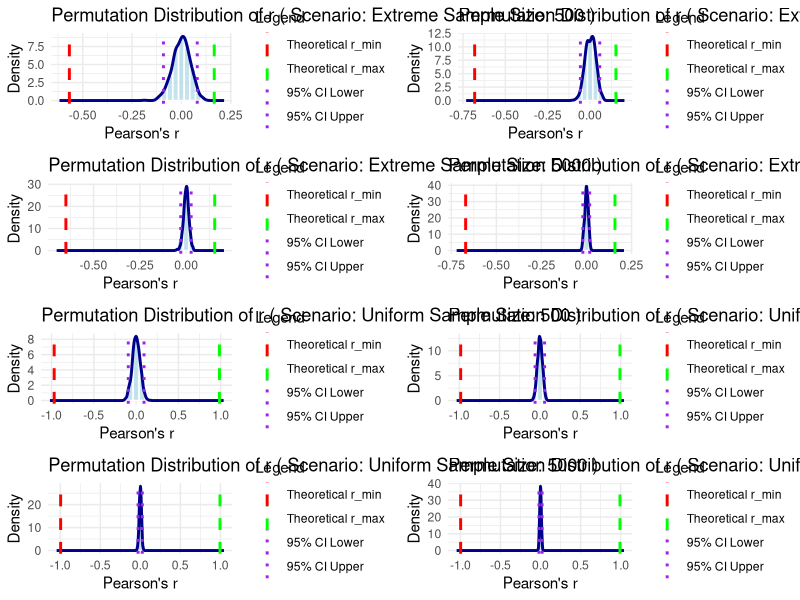
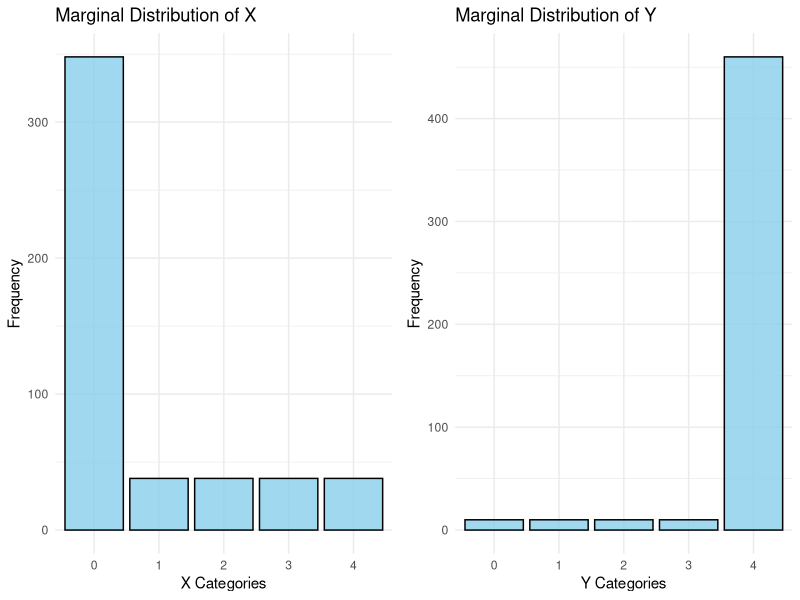

The R source for these figures, in order:
# Load required libraries
library(ggplot2)
library(gridExtra)
library(dplyr)

# -----------------------------------------------------------------------------
# 1. Define functions for theoretical correlations and simulation

# Function to compute the maximum correlation (comonotonic coupling)
max_corr_sorted <- function(marginalX, marginalY, sample_size = 10000) {
	# If marginals sum to ~1, treat as probabilities and generate counts.
	if (sum(marginalX) <= 1.1) {
		countsX <- as.vector(rmultinom(1, size = sample_size, prob = marginalX))
	} else {
		countsX <- marginalX
		sample_size <- sum(countsX)
	}
	if (sum(marginalY) <= 1.1) {
		countsY <- as.vector(rmultinom(1, size = sample_size, prob = marginalY))
	} else {
		countsY <- marginalY
		if (sum(countsY) != sample_size) stop("Counts for X and Y must be equal.")
	}
	
	x_levels <- 0:(length(countsX) - 1)
	y_levels <- 0:(length(countsY) - 1)
	
	pX <- countsX / sum(countsX)
	pY <- countsY / sum(countsY)
	muX <- sum(x_levels * pX)
	muY <- sum(y_levels * pY)
	sigmaX <- sqrt(sum(x_levels^2 * pX) - muX^2)
	sigmaY <- sqrt(sum(y_levels^2 * pY) - muY^2)
	
	# Compute the joint distribution using the cumulative method (Fréchet–Hoeffding upper bound)
	cum_pX <- cumsum(pX)
	cum_pY <- cumsum(pY)
	joint <- matrix(0, nrow = length(x_levels), ncol = length(y_levels))
	
	i <- 1; j <- 1
	cumX_prev <- 0; cumY_prev <- 0
	while (i <= length(x_levels) && j <= length(y_levels)) {
		currX <- cum_pX[i]
		currY <- cum_pY[j]
		joint[i, j] <- min(currX, currY) - max(cumX_prev, cumY_prev)
		
		if (currX < currY) {
			cumX_prev <- currX
			i <- i + 1
		} else if (currX > currY) {
			cumY_prev <- currY
			j <- j + 1
		} else {
			cumX_prev <- currX
			cumY_prev <- currY
			i <- i + 1
			j <- j + 1
		}
	}
	
	E_XY <- sum(outer(x_levels, y_levels, FUN = "*") * joint)
	r_max <- (E_XY - muX * muY) / (sigmaX * sigmaY)
	return(r_max)
}

# Function to compute the minimum correlation (anti-comonotonic pairing)
min_corr_sorted <- function(marginalX, marginalY, sample_size = 10000) {
	if (sum(marginalX) <= 1.1) {
		countsX <- as.vector(rmultinom(1, size = sample_size, prob = marginalX))
	} else {
		countsX <- marginalX
		sample_size <- sum(countsX)
	}
	if (sum(marginalY) <= 1.1) {
		countsY <- as.vector(rmultinom(1, size = sample_size, prob = marginalY))
	} else {
		countsY <- marginalY
		if (sum(countsY) != sample_size) stop("Counts for X and Y must be equal.")
	}
	
	x_levels <- 0:(length(countsX) - 1)
	y_levels <- 0:(length(countsY) - 1)
	
	x_vec <- rep(x_levels, times = countsX)
	y_vec <- rep(y_levels, times = countsY)
	
	# For r_min, pair highest X with lowest Y.
	x_sorted <- sort(x_vec, decreasing = TRUE)
	y_sorted <- sort(y_vec, decreasing = FALSE)
	
	r_min <- cor(x_sorted, y_sorted)
	return(r_min)
}

# Function to simulate the permutation (randomization) distribution of Pearson's r
simulate_random_corr <- function(marginalX, marginalY, nsim = 1000, sample_size = 10000) {
	if (sum(marginalX) <= 1.1) {
		countsX <- as.vector(rmultinom(1, size = sample_size, prob = marginalX))
	} else {
		countsX <- marginalX
		sample_size <- sum(countsX)
	}
	if (sum(marginalY) <= 1.1) {
		countsY <- as.vector(rmultinom(1, size = sample_size, prob = marginalY))
	} else {
		countsY <- marginalY
		if (sum(countsY) != sample_size) stop("Counts for X and Y must be equal.")
	}
	
	x_levels <- 0:(length(countsX) - 1)
	y_levels <- 0:(length(countsY) - 1)
	
	x_vec <- rep(x_levels, times = countsX)
	y_vec <- rep(y_levels, times = countsY)
	
	r_vals <- numeric(nsim)
	for (i in 1:nsim) {
		x_perm <- sample(x_vec, size = length(x_vec), replace = FALSE)
		y_perm <- sample(y_vec, size = length(y_vec), replace = FALSE)
		r_vals[i] <- cor(x_perm, y_perm)
	}
	return(r_vals)
}

# -----------------------------------------------------------------------------
# 2. Define ggplot functions for displaying results

# Function to plot the empirical distribution of Pearson's r with vertical lines and legend
plot_empirical_distribution <- function(r_vals, r_min, r_max, ci_bounds,
										main = "Empirical Distribution of Pearson's r") {
	df <- data.frame(r = r_vals)
	
	# Set x-axis limits to include r_min and r_max
	x_lower <- min(r_min, quantile(r_vals, 0.01)) - 0.05
	x_upper <- max(r_max, quantile(r_vals, 0.99)) + 0.05
	
	vlines <- data.frame(
		xintercept = c(r_min, r_max, ci_bounds[1], ci_bounds[2]),
		label = factor(c("Theoretical r_min", "Theoretical r_max", "95% CI Lower", "95% CI Upper"),
					   levels = c("Theoretical r_min", "Theoretical r_max", "95% CI Lower", "95% CI Upper"))
	)
	
	p <- ggplot(df, aes(x = r)) +
		geom_histogram(aes(y = ..density..), bins = 30,
					   fill = "lightblue", color = "white", alpha = 0.7) +
		geom_density(color = "darkblue", size = 1) +
		geom_vline(data = vlines,
				   aes(xintercept = xintercept, color = label, linetype = label),
				   size = 1) +
		scale_color_manual(name = "Legend", 
						   values = c("Theoretical r_min" = "red", 
						   		   "Theoretical r_max" = "green", 
						   		   "95% CI Lower" = "purple", 
						   		   "95% CI Upper" = "purple")) +
		scale_linetype_manual(name = "Legend",
							  values = c("Theoretical r_min" = "dashed", 
							  		   "Theoretical r_max" = "dashed", 
							  		   "95% CI Lower" = "dotted", 
							  		   "95% CI Upper" = "dotted")) +
		labs(title = main,
			 x = "Pearson's r",
			 y = "Density") +
		xlim(x_lower, x_upper) +
		theme_minimal()
	return(p)
}

# Function to plot a marginal distribution as a bar plot using ggplot2
plot_marginal <- function(counts, varname = "X") {
	df <- data.frame(Category = factor(0:(length(counts)-1)),
					 Frequency = counts)
	p <- ggplot(df, aes(x = Category, y = Frequency)) +
		geom_bar(stat = "identity", fill = "skyblue", color = "black", alpha = 0.8) +
		labs(title = paste("Marginal Distribution of", varname),
			 x = paste(varname, "Categories"),
			 y = "Frequency") +
		theme_minimal()
	return(p)
}

# -----------------------------------------------------------------------------
# 3. Simulation study: Explore r_min, r_max, and the simulated distribution as a function 
#    of marginal distributions and sample_size.
#
# We use two scenarios with 5 categories each for X and Y:
#   - "Extreme": X has 70% mass on the first category; Y has very low mass on the first 4 categories.
#   - "Uniform": Both X and Y are uniform.
#
# Also, we vary the sample_size.
scenarios <- list(
	Extreme = list(
		marginalX = c(0.7, rep(0.3/4, 4)),
		marginalY = c(rep(0.02, 4), 1 - 0.02*4)
	),
	Uniform = list(
		marginalX = rep(1/5, 5),
		marginalY = rep(1/5, 5)
	)
)
sample_sizes <- c(500, 1000, 5000, 10000)

# Storage for summary statistics, simulated r values, and glued pairs.
summary_df <- data.frame()
sim_r_df <- data.frame()
glued_pairs <- list()  # nested list: glued_pairs[[scenario]][[sample_size]] = list(max = , min = )

# Loop over scenarios and sample_sizes.
for (sc in names(scenarios)) {
	pX <- scenarios[[sc]]$marginalX
	pY <- scenarios[[sc]]$marginalY
	glued_pairs[[sc]] <- list()
	
	for (s in sample_sizes) {
		# Compute theoretical bounds.
		r_min_val <- min_corr_sorted(pX, pY, sample_size = s)
		r_max_val <- max_corr_sorted(pX, pY, sample_size = s)
		
		# Simulate permutation distribution.
		r_sim <- simulate_random_corr(pX, pY, nsim = 1000, sample_size = s)
		med_r <- median(r_sim)
		lower_ci <- quantile(r_sim, 0.025)
		upper_ci <- quantile(r_sim, 0.975)
		
		# Save summary statistics.
		summary_df <- rbind(summary_df, data.frame(
			scenario = sc,
			sample_size = s,
			r_min = r_min_val,
			r_max = r_max_val,
			median_r = med_r,
			lower_ci = lower_ci,
			upper_ci = upper_ci
		))
		
		# Save simulated r values.
		sim_r_df <- rbind(sim_r_df, data.frame(
			scenario = sc,
			sample_size = s,
			r = r_sim
		))
		
		# Save "glued pairs" (joint distributions) for r_max and r_min.
		# Create counts from probabilities, ensuring they sum to s.
		x_levels <- 0:(length(pX)-1)
		y_levels <- 0:(length(pY)-1)
		
		# Adjust counts to sum exactly to s.
		countsX <- round(pX * s)
		diffX <- s - sum(countsX)
		if(diffX != 0) {
			i_max <- which.max(countsX)
			countsX[i_max] <- countsX[i_max] + diffX
		}
		countsY <- round(pY * s)
		diffY <- s - sum(countsY)
		if(diffY != 0) {
			i_max <- which.max(countsY)
			countsY[i_max] <- countsY[i_max] + diffY
		}
		
		x_vec <- rep(x_levels, times = countsX)
		y_vec <- rep(y_levels, times = countsY)
		
		max_pairs <- data.frame(X = sort(x_vec, decreasing = TRUE),
								Y = sort(y_vec, decreasing = TRUE))
		min_pairs <- data.frame(X = sort(x_vec, decreasing = TRUE),
								Y = sort(y_vec, decreasing = FALSE))
		
		glued_pairs[[sc]][[as.character(s)]] <- list(max = max_pairs, min = min_pairs)
	}
}

# Print the simulation summary.
print(summary_df)

# Optionally, arrange and display all the permutation distribution plots.
plots <- list()
for (i in 1:nrow(summary_df)) {
	row <- summary_df[i, ]
	title_str <- paste("Scenario:", row$scenario, "Sample Size:", row$sample_size)
	r_vals <- sim_r_df %>% filter(scenario == row$scenario, sample_size == row$sample_size) %>% pull(r)
	ci_bounds <- c(row$lower_ci, row$upper_ci)
	p_emp <- plot_empirical_distribution(r_vals, row$r_min, row$r_max, ci_bounds,
										 main = paste("Permutation Distribution of r (", title_str, ")", sep = " "))
	plots[[i]] <- p_emp
}
grid.arrange(grobs = plots, ncol = 2)

# -----------------------------------------------------------------------------
# Also, display the marginal distributions for one instance as an example.
# (We use the first combination from our simulation.)
example_nX <- length(scenarios[["Extreme"]]$marginalX)  # 5 categories
example_nY <- length(scenarios[["Extreme"]]$marginalY)  # 5 categories
example_pX <- scenarios[["Extreme"]]$marginalX
example_pY <- scenarios[["Extreme"]]$marginalY
# For display, we use one of the sample sizes (e.g., the smallest one)
example_sample_size <- sample_sizes[1]
example_countsX <- round(example_pX * example_sample_size)
diffX <- example_sample_size - sum(example_countsX)
if(diffX != 0) {
	i_max <- which.max(example_countsX)
	example_countsX[i_max] <- example_countsX[i_max] + diffX
}
example_countsY <- round(example_pY * example_sample_size)
diffY <- example_sample_size - sum(example_countsY)
if(diffY != 0) {
	i_max <- which.max(example_countsY)
	example_countsY[i_max] <- example_countsY[i_max] + diffY
}

cat("Marginal Distribution for X (counts):\n")
print(data.frame(Category = 0:(length(example_countsX)-1),
				 Frequency = example_countsX))
cat("\nMarginal Distribution for Y (counts):\n")
print(data.frame(Category = 0:(length(example_countsY)-1),
				 Frequency = example_countsY))

pX_plot <- plot_marginal(example_countsX, varname = "X")
pY_plot <- plot_marginal(example_countsY, varname = "Y")
grid.arrange(pX_plot, pY_plot, ncol = 2)

# -----------------------------------------------------------------------------
# Optionally, inspect the glued pairs for one example.
# For instance, for the "Extreme" scenario at sample_size = 500.
example_glued <- glued_pairs[["Extreme"]][["500"]]
cat("\nGlued pairs for maximum correlation (Extreme, sample_size = 500):\n")
print(head(example_glued$max, 10))
cat("\nGlued pairs for minimum correlation (Extreme, sample_size = 500):\n")
print(head(example_glued$min, 10))
